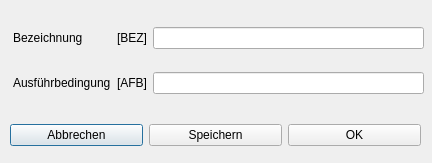
<?xml version="1.0" encoding="UTF-8"?>
<ui version="4.0">
 <class>Dialog_Schleifenende</class>
 <widget class="QDialog" name="Dialog_Schleifenende">
  <property name="geometry">
   <rect>
    <x>0</x>
    <y>0</y>
    <width>432</width>
    <height>163</height>
   </rect>
  </property>
  <property name="windowTitle">
   <string>Schleifenende</string>
  </property>
  <widget class="QWidget" name="layoutWidget">
   <property name="geometry">
    <rect>
     <x>10</x>
     <y>120</y>
     <width>411</width>
     <height>31</height>
    </rect>
   </property>
   <layout class="QHBoxLayout" name="horizontalLayout">
    <item>
     <widget class="QPushButton" name="pushButton_abbrechen">
      <property name="text">
       <string>Abbrechen</string>
      </property>
     </widget>
    </item>
    <item>
     <widget class="QPushButton" name="pushButton_speichern">
      <property name="text">
       <string>Speichern</string>
      </property>
     </widget>
    </item>
    <item>
     <widget class="QPushButton" name="pushButton_ok">
      <property name="text">
       <string>OK</string>
      </property>
     </widget>
    </item>
   </layout>
  </widget>
  <widget class="QWidget" name="layoutWidget">
   <property name="geometry">
    <rect>
     <x>13</x>
     <y>10</y>
     <width>411</width>
     <height>101</height>
    </rect>
   </property>
   <layout class="QGridLayout" name="gridLayout">
    <item row="0" column="0">
     <widget class="QLabel" name="label_bez">
      <property name="text">
       <string>Bezeichnung</string>
      </property>
     </widget>
    </item>
    <item row="0" column="1">
     <widget class="QLabel" name="label_bez_var">
      <property name="text">
       <string>[BEZ]</string>
      </property>
     </widget>
    </item>
    <item row="0" column="2">
     <widget class="QLineEdit" name="lineEdit_bez"/>
    </item>
    <item row="1" column="0">
     <widget class="QLabel" name="label_afb">
      <property name="text">
       <string>Ausführbedingung</string>
      </property>
     </widget>
    </item>
    <item row="1" column="1">
     <widget class="QLabel" name="label_afb_var">
      <property name="text">
       <string>[AFB]</string>
      </property>
     </widget>
    </item>
    <item row="1" column="2">
     <widget class="QLineEdit" name="lineEdit_afb"/>
    </item>
   </layout>
  </widget>
 </widget>
 <tabstops>
  <tabstop>lineEdit_bez</tabstop>
  <tabstop>lineEdit_afb</tabstop>
  <tabstop>pushButton_abbrechen</tabstop>
  <tabstop>pushButton_speichern</tabstop>
  <tabstop>pushButton_ok</tabstop>
 </tabstops>
 <resources/>
 <connections/>
</ui>
